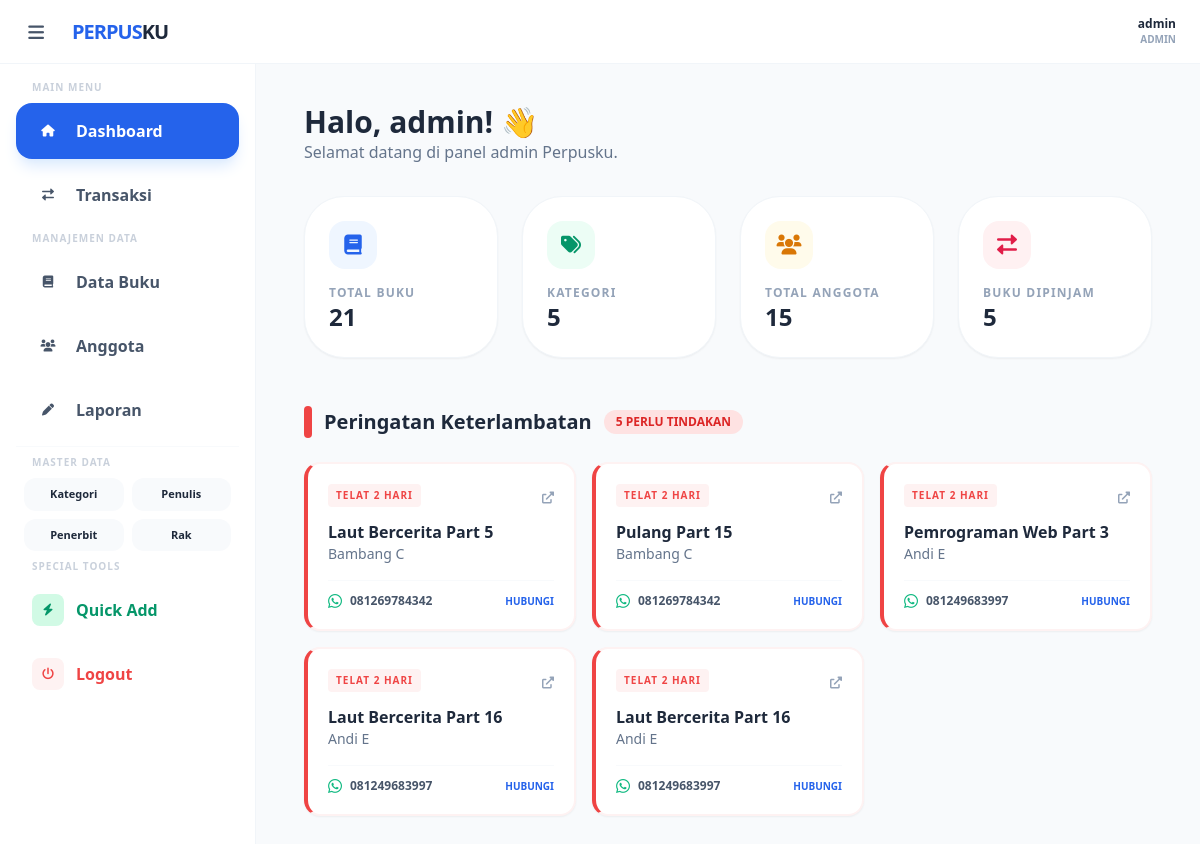
/pages/dashboard.php (signed in), run on the app's committed database.
### tables this page shows
CREATE TABLE `peminjaman` (
  `id` int NOT NULL,
  `id_anggota` int DEFAULT NULL,
  `id_buku` int DEFAULT NULL,
  `id_user` int DEFAULT NULL,
  `tanggal_pinjam` date NOT NULL,
  `tanggal_kembali_seharusnya` date NOT NULL,
  `status_pinjam` enum('dipinjam','kembali') DEFAULT 'dipinjam'
);

CREATE TABLE `buku` (
  `id` int NOT NULL,
  `judul_buku` varchar(255) NOT NULL,
  `isbn` varchar(20) DEFAULT NULL,
  `stok` int DEFAULT '0',
  `tahun_terbit` year DEFAULT NULL,
  `id_kategori` int DEFAULT NULL,
  `id_penulis` int DEFAULT NULL,
  `id_penerbit` int DEFAULT NULL,
  `id_rak` int DEFAULT NULL
);

CREATE TABLE `anggota` (
  `id` int NOT NULL,
  `id_user` int DEFAULT NULL,
  `nisn` varchar(20) NOT NULL,
  `nama_anggota` varchar(100) NOT NULL,
  `jenis_kelamin` enum('L','P') DEFAULT NULL,
  `no_telp` varchar(15) DEFAULT NULL,
  `alamat` text,
  `tanggal_mendaftar` date DEFAULT (curdate())
);

### pages/dashboard.php (the view, shortened to what this page needs)
<?php
require_once "../konek.php";
require_once "../layout/header.php";
require_once "../layout/sidebar.php";
$buku      = mysqli_num_rows(mysqli_query($conn, "SELECT * FROM buku"));
$anggota   = mysqli_num_rows(mysqli_query($conn, "SELECT * FROM anggota"));
$kategori  = mysqli_num_rows(mysqli_query($conn, "SELECT * FROM kategori"));
$transaksi = mysqli_num_rows(mysqli_query($conn, "SELECT * FROM detail_peminjaman WHERE status_buku='dipinjam'"));
$tgl_sekarang = date('Y-m-d');
$sql_late = "SELECT p.id as id_peminjaman, p.tanggal_kembali_seharusnya,
                    a.nama_anggota, a.no_telp, b.judul_buku,
                    DATEDIFF('$tgl_sekarang', p.tanggal_kembali_seharusnya) as hari_terlambat
             FROM detail_peminjaman dp
             JOIN peminjaman p ON dp.id_peminjaman = p.id
             JOIN anggota a ON p.id_anggota = a.id
             JOIN buku b ON dp.id_buku = b.id
             WHERE dp.status_buku = 'dipinjam'
             AND p.tanggal_kembali_seharusnya < '$tgl_sekarang'
             ORDER BY hari_terlambat DESC";
$query_late = mysqli_query($conn, $sql_late);
$jumlah_late = mysqli_num_rows($query_late);
?>
<div class="p-6">
    <div class="mb-8">
        <h2 class="text-3xl font-black text-slate-800">Halo, <?= $_SESSION['username']; ?>! 👋</h2>
        <p class="text-slate-500">Selamat datang di panel <?= $_SESSION['role']; ?> Perpusku.</p>
    </div>
    <div class="grid grid-cols-1 md:grid-cols-2 lg:grid-cols-4 gap-6">
        <div class="bg-white p-6 rounded-[2.5rem] border border-slate-100 shadow-sm">
            <div class="w-12 h-12 bg-blue-50 text-blue-600 rounded-2xl flex items-center justify-center mb-4">
                <i class="fas fa-book text-xl"></i>
            </div>
            <p class="text-xs font-black text-slate-400 uppercase tracking-widest">Total Buku</p>
            <h3 class="text-2xl font-black text-slate-800"><?= $buku; ?></h3>
        </div>
        <div class="bg-white p-6 rounded-[2.5rem] border border-slate-100 shadow-sm">
            <div class="w-12 h-12 bg-emerald-50 text-emerald-600 rounded-2xl flex items-center justify-center mb-4">
                <i class="fas fa-tags text-xl"></i>
            </div>
            <p class="text-xs font-black text-slate-400 uppercase tracking-widest">Kategori</p>
            <h3 class="text-2xl font-black text-slate-800"><?= $kategori; ?></h3>
        </div>
        <?php if ($_SESSION['role'] != 'anggota') : ?>
            <div class="bg-white p-6 rounded-[2.5rem] border border-slate-100 shadow-sm">
                <div class="w-12 h-12 bg-amber-50 text-amber-600 rounded-2xl flex items-center justify-center mb-4">
                    <i class="fas fa-users text-xl"></i>
                </div>
                <p class="text-xs font-black text-slate-400 uppercase tracking-widest">Total Anggota</p>
                <h3 class="text-2xl font-black text-slate-800"><?= $anggota; ?></h3>
            </div>
            <div class="bg-white p-6 rounded-[2.5rem] border border-slate-100 shadow-sm">
                <div class="w-12 h-12 bg-rose-50 text-rose-600 rounded-2xl flex items-center justify-center mb-4">
                    <i class="fas fa-exchange-alt text-xl"></i>
                </div>
                <p class="text-xs font-black text-slate-400 uppercase tracking-widest">Buku Dipinjam</p>
                <h3 class="text-2xl font-black text-slate-800"><?= $transaksi; ?></h3>
            </div>
        <?php endif; ?>
    </div>
    <?php if ($jumlah_late > 0) : ?>
    <div class="mt-12 mb-8">
        <div class="flex items-center gap-3 mb-6">
            <div class="w-2 h-8 bg-red-500 rounded-full"></div>
            <h3 class="text-xl font-bold text-slate-800">Peringatan Keterlambatan</h3>
            <span class="px-3 py-1 bg-red-100 text-red-600 text-xs font-black rounded-full">
                <?= $jumlah_late; ?> PERLU TINDAKAN
            </span>
        </div>
        <div class="grid grid-cols-1 md:grid-cols-2 lg:grid-cols-3 gap-4">
            <?php while($late = mysqli_fetch_assoc($query_late)) : ?>
            <div class="bg-white border-2 border-red-50 border-l-red-500 border-l-4 p-5 rounded-2xl shadow-sm hover:shadow-md transition-all">
                <div class="flex justify-between items-start mb-3">
                    <span class="text-[10px] font-black text-red-500 uppercase tracking-widest bg-red-50 px-2 py-1 rounded">
                        Telat <?= $late['hari_terlambat']; ?> Hari
                    </span>
                    <a href="transaksi/detail.php?id=<?= $late['id_peminjaman']; ?>" class="text-slate-400 hover:text-blue-600 transition-colors">
                        <i class="fas fa-external-link-alt text-xs"></i>
                    </a>
                </div>
                <h4 class="font-bold text-slate-800 line-clamp-1"><?= $late['judul_buku']; ?></h4>
                <p class="text-slate-500 text-sm mb-4"><?= $late['nama_anggota']; ?></p>
                <div class="flex items-center justify-between pt-3 border-t border-slate-50">
                    <div class="flex items-center gap-2">
                        <i class="fab fa-whatsapp text-emerald-500"></i>
                        <span class="text-xs font-bold text-slate-600"><?= $late['no_telp'] ?? '-'; ?></span>
                    </div>
                    <a href="https://wa.me/<?= preg_replace('/[^0-9]/', '', $late['no_telp']); ?>?text=Halo%20<?= urlencode($late['nama_anggota']); ?>,%20kami%20dari%20Perpustakaan%20ingin%20mengingatkan%20untuk%20mengembalikan%20buku%20<?= urlencode($late['judul_buku']); ?>%20yang%20sudah%20telat%20<?= $late['hari_terlambat']; ?>%20hari.%20Terima%20kasih."
                       target="_blank"
                       class="text-[10px] font-bold text-blue-600 hover:underline uppercase">
                        Hubungi
                    </a>
                </div>
            </div>
            <?php endwhile; ?>
        </div>
    </div>
    <?php endif; ?>
</div>
<?php
require_once "../layout/footer.php";
?>

### data on the page
peminjaman: hari_terlambat "2", buku.judul_buku "Laut Bercerita Part 5", id_anggota.nama_anggota "Bambang C", id_anggota.no_telp "081269784342", buku.judul_buku "Pulang Part 15"
peminjaman: hari_terlambat "2", buku.judul_buku "Pemrograman Web Part 3", id_anggota.nama_anggota "Andi E", id_anggota.no_telp "081249683997", buku.judul_buku "Laut Bercerita Part 16"

### other printed values
$_SESSION['username'] "admin"
$_SESSION['role'] "ADMIN"
$_SESSION['role'] "admin"
$buku "21"
$kategori "5"
$anggota "15"
$transaksi "5"
$jumlah_late "5"
